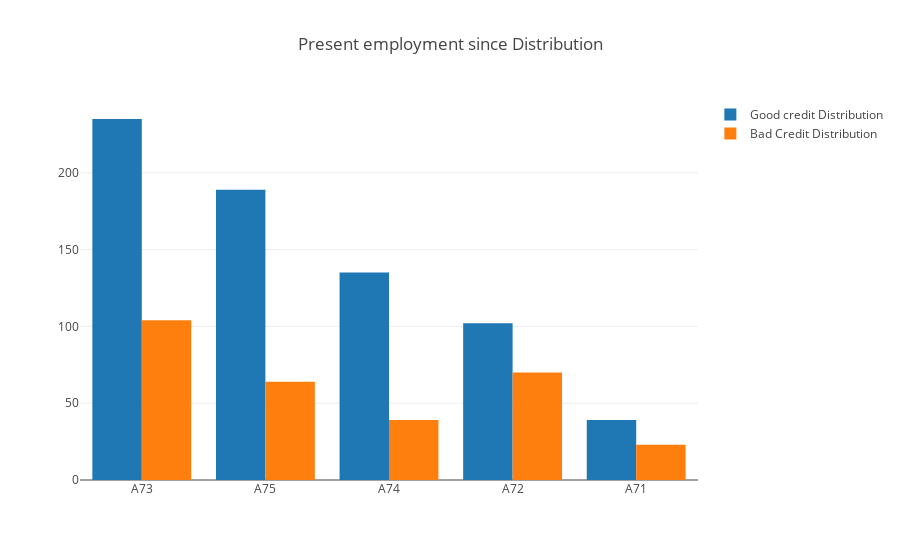

Source (notebook cell):
### Markdown cell above
List of foreign worker:
- A201 : yes
- A202 : no

Usually Foreign Worker are the one who borrow money from bank

### Code cell
trace0 = go.Bar(x = df[df["Risk"]== 1]["Present employment since"].value_counts().index.values, 
                y = df[df["Risk"]== 1]["Present employment since"].value_counts().values,
                name='Good credit Distribution')

trace1 = go.Bar(x = df[df["Risk"]== 2]["Present employment since"].value_counts().index.values,
                y = df[df["Risk"]== 2]["Present employment since"].value_counts().values,
                name="Bad Credit Distribution")

data = [trace0, trace1]

layout = go.Layout( title='Present employment since Distribution')

fig = go.Figure(data=data, layout=layout)

py.iplot(fig, filename='grouped-bar')

### Figure 1 — Plotly figure (JSON) as saved in the notebook; plotly's stock layout.template omitted (floating-point values rounded to 4 significant figures)
{"data": [{"name": "Good credit Distribution", "type": "bar", "uid": "30bb40f8-502c-11e9-a871-48bf6be9efe4", "x": ["A73", "A75", "A74", "A72", "A71"], "y": [235, 189, 135, 102, 39]}, {"name": "Bad Credit Distribution", "type": "bar", "uid": "30bb4418-502c-11e9-922a-48bf6be9efe4", "x": ["A73", "A72", "A75", "A74", "A71"], "y": [104, 70, 64, 39, 23]}], "layout": {"title": "Present employment since Distribution"}}
